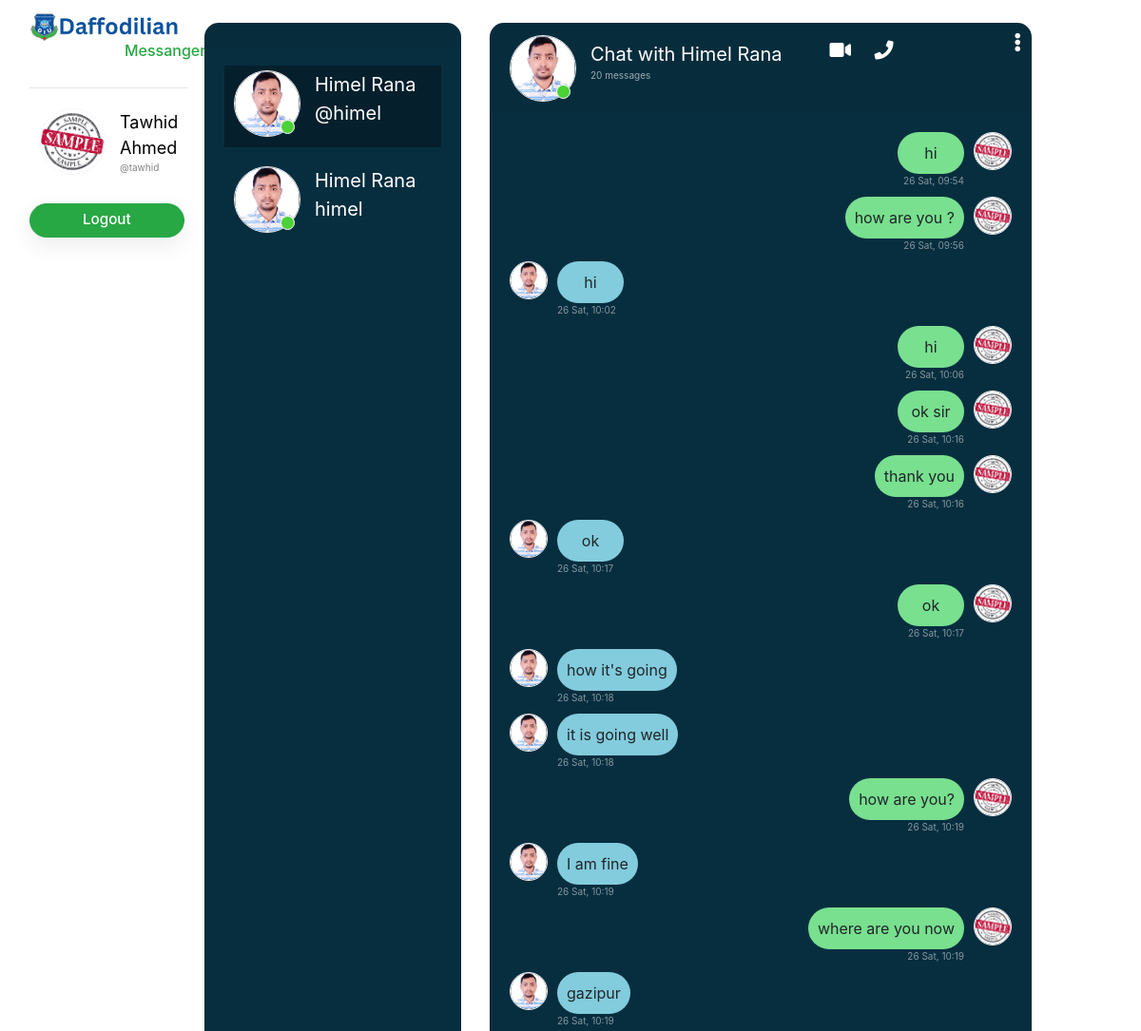
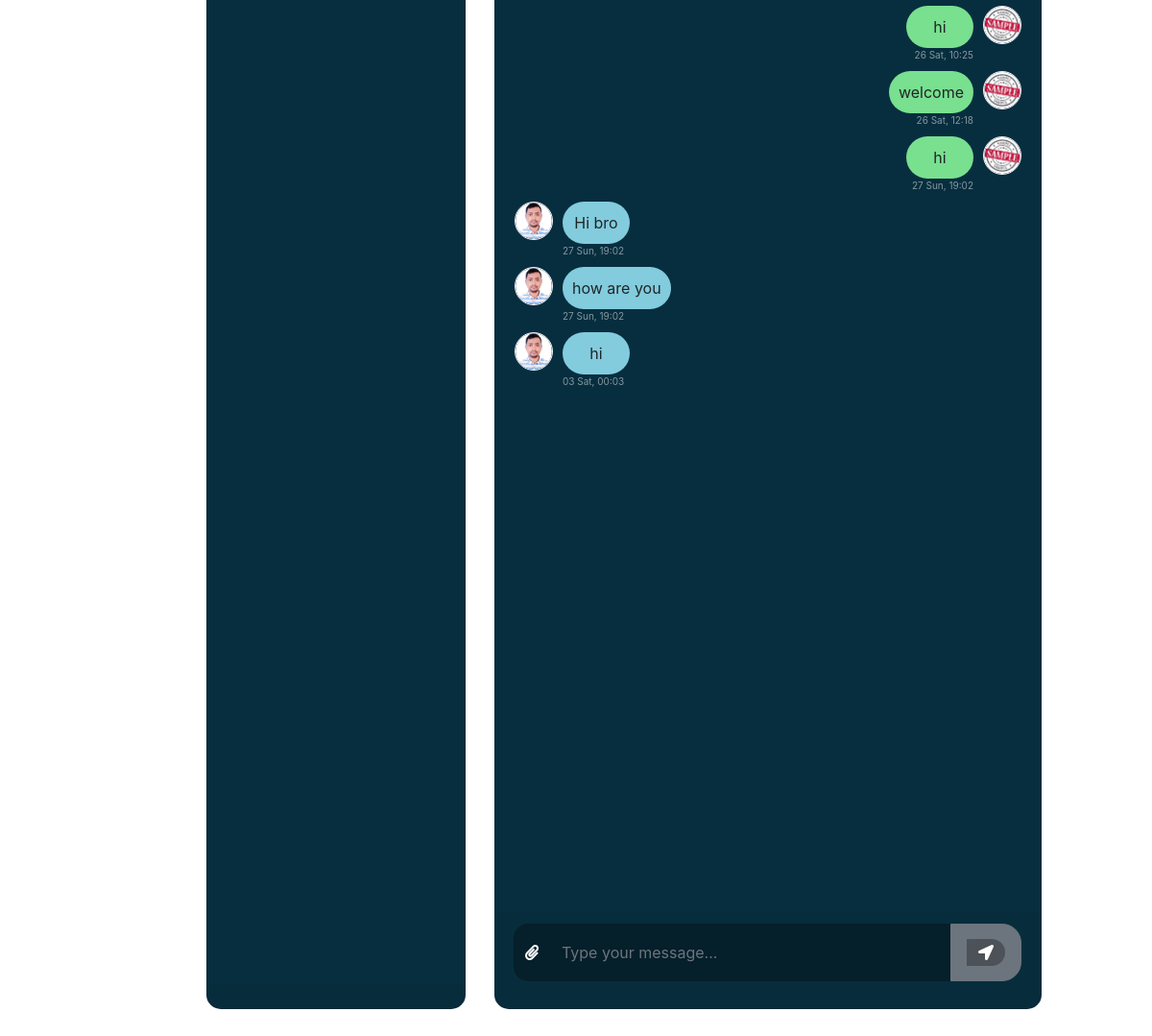
Screenshot of /app/chat/ (signed in) with the database file from the repository (2 pictures, top to bottom).
### network/models.py (models this page shows, shortened)
class User(AbstractUser):
    profile_pic = models.ImageField(upload_to='profile_pic/')
    bio = models.TextField(max_length=160, blank=True, null=True)
    cover = models.ImageField(upload_to='covers/', blank=True)

### chat/models.py (models this page shows)
class Thread(models.Model):
    first_person = models.ForeignKey(User, on_delete=models.CASCADE, null=True, blank=True,
                                     related_name='thread_first_person')
    second_person = models.ForeignKey(User, on_delete=models.CASCADE, null=True, blank=True,
                                      related_name='thread_second_person')
    updated = models.DateTimeField(auto_now=True)
    timestamp = models.DateTimeField(auto_now_add=True)
    objects = ThreadManager()
    class Meta:
        unique_together = ['first_person', 'second_person']

class ChatMessage(models.Model):
    thread = models.ForeignKey(Thread, null=True, blank=True, on_delete=models.CASCADE,
                               related_name='chatmessage_thread')
    user = models.ForeignKey(User, on_delete=models.CASCADE)
    message = models.TextField()
    timestamp = models.DateTimeField(auto_now_add=True)

### chat/views.py (the view)
# urls.py: path('', views.messages_page),
@login_required
def messages_page(request):
    threads = Thread.objects.by_user(user=request.user).prefetch_related('chatmessage_thread').order_by('timestamp')
    context = {
        'Threads': threads
    }
    return render(request, 'messages.html', context)

### chat/models.py (called while the page is built)
    def by_user(self, **kwargs):
        user = kwargs.get('user')
        lookup = Q(first_person=user) | Q(second_person=user)
        qs = self.get_queryset().filter(lookup).distinct()
        return qs

### chat/templates/messages.html (shortened to what this page needs)
{%  load static %}
<html>
	<head>
		<link rel="stylesheet" href="https://stackpath.bootstrapcdn.com/bootstrap/4.1.3/css/bootstrap.min.css">
		<link rel="stylesheet" href="https://use.fontawesome.com/releases/v5.5.0/css/all.css">
		<link rel="stylesheet" type="text/css" href="https://cdnjs.cloudflare.com/ajax/libs/malihu-custom-scrollbar-plugin/3.1.5/jquery.mCustomScrollbar.min.css">
        <link href="{% static 'network/styles.css' %}" rel="stylesheet">
        <link rel="stylesheet" href="{% static 'chat/css/messages.css' %}">
    </head>
	<body>
		<div class="container-fluid h-100">
			<div class="row   h-100 ">
                <div class="col-md-2">
                    <nav class="navbar ">
                        <a href="{% url 'index' %}" class="navbar-brand">
                            <img src="{% static 'network/Images/logo.png' %}" height="31px">
                            <h6 style="padding-left: 100px;color: #28a745;">Messanger</h6>
                        </a>
                        <div style="height: 100%;">
                            <div>
                                 <hr>
                            </div>
                            <div>
                                 <ui class="contacts">
                                   <li class=" ">
                                      <div class="d-flex ">
                                         <div class=" ">
                                            <img src="{{ request.user.profile_pic.url }}" class="rounded-circle user_img">
                                         </div>
                                         <div class="user_info">
                                            <span style="color: black; font-size: 18px;">{{ request.user.first_name }} {{ request.user.last_name }}</span>
                                            <span style="color: gray; font-size: 10px; ">@{{ request.user.username }}</span>
                                         </div>
                                      </div>
                                   </li>
                                </ui>
                            </div>
                            <div style="margin-top: 15%">
                                {% if user.is_authenticated %}
                                    <a href="{% url 'logout' %}" class="btn btn-success new-post-btn">Logout</a>
                                {% endif %}
                            </div>
                        </div>
                    </nav>
                </div>
				<div class="col-md-4 col-xl-3 chat h-90 mt-4">
                    <div class="card mb-sm-3 mb-md-0 contacts_card">
					<div class="card-header">
					</div>
					<div class="card-body contacts_body">
						<ui class="contacts">
                            {% for thread in Threads %}
                                <li class="{% if forloop.first %}active{% endif %} contact-li" chat-id="chat_{{ thread.id }}" style="cursor: pointer">
                                    <div class="d-flex bd-highlight">
                                        <div class="img_cont">
                                            {% if thread.first_person == user %}
                                                <img src="{{ thread.second_person.profile_pic.url }}" class="rounded-circle user_img">
                                            {% else %}
                                                <img src="{{ thread.first_person.profile_pic.url }}" class="rounded-circle user_img">
                                            {% endif %}
                                            <span class="online_icon"></span>
                                        </div>
                                        <div class="user_info">
                                            {% if thread.first_person == user %}
                                                <span>{{ thread.second_person.first_name }} {{ thread.second_person.last_name }}</span>
                                            {% else %}
                                                <span>{{ thread.first_person.first_name }} {{ thread.first_person.last_name }}</span>
                                            {% endif %}
                                            <p>
                                                {% if thread.first_person == user %}
                                                <span>@{{ thread.second_person.username }}</span>
                                                {% else %}
                                                <span>{{ thread.first_person.username }}</span>
                                                {% endif %}
                                            </p>
                                        </div>
                                    </div>
                                </li>
                            {% endfor %}
						</ui>
					</div>
					<div class="card-footer"></div>
				</div></div>
				<div class="col-md-6 col-xl-6 chat h-90 mt-4">
					<div class="card">
                        {% for thread in Threads %}
                            <div class="messages-wrapper  {% if forloop.first %}hide is_active{% else %}hide{% endif %}" chat-id="chat_{{ thread.id }}" other-user-id="
                                        {% if thread.first_person == user %}
                                            {{ thread.second_person.id }}
                                        {% else %}
                                            {{ thread.first_person.id }}
                                        {% endif %}
                                    ">
                                <div class="card-header msg_head">
                                    <div class="d-flex bd-highlight">
                                        <div class="img_cont">
                                            {% if thread.first_person == user %}
                                                <img src="{{ thread.second_person.profile_pic.url }}"  class="rounded-circle user_img">
                                            {% else %}
                                                <img src="{{ thread.first_person.profile_pic.url }}" class="rounded-circle user_img">
                                            {% endif %}
                                            <span class="online_icon"></span>
                                        </div>
                                        <div class="user_info">
                                            {% if thread.first_person == user %}
                                                    <span>Chat with {{ thread.second_person.first_name }} {{ thread.second_person.last_name }}</span>
                                            {% else %}
                                                <span>Chat with {{ thread.first_person.first_name }} {{ thread.first_person.last_name }}</span>
                                            {% endif %}
                                            <p>{{ thread.chatmessage_thread.all.count }} messages</p>
                                        </div>
                                        <div class="video_cam">
                                            <span><i class="fas fa-video"></i></span>
                                            <span><i class="fas fa-phone"></i></span>
                                        </div>
                                    </div>
                                    <span id="action_menu_btn"><i class="fas fa-ellipsis-v"></i></span>
                                </div>
                                <div class="card-body msg_card_body">
                                    {% for chat in thread.chatmessage_thread.all %}
                                        {% if chat.user == user %}
                                            <div class="d-flex mb-4 replied">
                                                <div class="msg_cotainer_send">
                                                    {{ chat.message }}
                                                    <span class="msg_time_send">{{ chat.timestamp|date:"d D" }}, {{ chat.timestamp|time:"H:i" }}</span>
                                                </div>
                                            <div class="img_cont_msg">
                                                {% if thread.first_person == user %}
                                                     <img src="{{ thread.first_person.profile_pic.url }}" style="max-width: 40px; max-height: 40px;" class="rounded-circle user_img">
                                                {% else %}
                                                    <img src="{{ thread.second_person.profile_pic.url }}" style="max-width: 40px; max-height: 40px;" class="rounded-circle user_img">
                                                {% endif %}
                                            </div>
                                        </div>
                                        {% else %}
                                            <div class="d-flex mb-4 received">
                                            <div class="img_cont_msg">
                                                {% if thread.first_person == user %}
                                                     <img src="{{ thread.second_person.profile_pic.url }}" style="max-width: 40px; max-height: 40px;" class="rounded-circle user_img">
                                                {% else %}
                                                    <img src="{{ thread.first_person.profile_pic.url }}"  style="max-width: 40px; max-height: 40px;" class="rounded-circle user_img">
                                                {% endif %}
                                            </div>
                                            <div class="msg_cotainer">
                                                {{ chat.message }}
                                                <span class="msg_time">{{ chat.timestamp|date:"d D" }}, {{ chat.timestamp|time:"H:i" }}</span>
                                            </div>
                                        </div>
                                        {% endif %}
                                    {% endfor %}
                                </div>
					        </div>
                        {% endfor %}
                        <div class="card-footer">
                                <form id="send-message-form">
                                    <div class="input-group">
                                        <div class="input-group-append">
                                            <span class="input-group-text attach_btn"><i class="fas fa-paperclip"></i></span>
                                        </div>
                                        <input type="text" name="" id="input-message" class="form-control type_msg" placeholder="Type your message...">
                                        <div class="input-group-append">
                                            <button class="btn btn-secondary" type="submit">
                                                <span class="input-group-text send_btn">
                                                    <i class="fas fa-location-arrow"></i>
                                                </span>
                                            </button>
                                        </div>
                                </div>
                                </form>
                            </div>
                    </div>
				</div>
			</div>
		</div>
	</body>
</html>

### network/static/network/styles.css (style rules this page uses)
.btn { border-radius: 20px; padding: 0.32rem 1rem 0.375rem 1rem; }
.btn, .btn:focus, .btn:active { box-shadow: none !important; -webkit-box-shadow: none !important; }
.new-post-btn { padding-left: 55px !important; padding-right: 55px !important; font-size: .95em; font-weight: 530; box-shadow: rgba(0, 0, 0, 0.08) 0px 8px 24px !important; }

### network/static/chat/css/messages.css (style rules this page uses)
.card { height: 90%; border-radius: 15px !important; background-color: #072e3f; }
.contacts_body { overflow-y: auto; white-space: nowrap; }
.msg_card_body { overflow-y: auto; max-height: 65%; padding-bottom: 20px; }
.card-header { border-radius: 15px 15px 0 0 !important; border-bottom: 0 !important; }
.card-footer { border-radius: 0 0 15px 15px !important; border-top: 0 !important; bottom: 0; position: absolute; width: 100%; }
.type_msg { background-color: rgba(0, 0, 0, 0.3) !important; border: 0 !important; color: white !important; height: 60px !important; overflow-y: auto; }
.attach_btn { border-radius: 15px 0 0 15px !important; background-color: rgba(0, 0, 0, 0.3) !important; border: 0 !important; color: white !important; cursor: pointer; }
.send_btn { border-radius: 0 15px 15px 0 !important; background-color: rgba(0, 0, 0, 0.3) !important; border: 0 !important; color: white !important; cursor: pointer; }
.contacts { list-style: none; padding: 0; }
.contacts li { width: 100% !important; padding: 5px 10px; margin-bottom: 15px !important; }
.active { background-color: rgba(0, 0, 0, 0.3); }
.user_img { height: 70px; width: 70px; border: 1.5px solid #f5f6fa; }
.img_cont { position: relative; height: 70px; width: 70px; }
.img_cont_msg { height: 40px; width: 40px; }
.online_icon { position: absolute; height: 15px; width: 15px; background-color: #4cd137; border-radius: 50%; bottom: 0.2em; right: 0.4em; border: 1.5px solid white; }
.user_info { margin-top: auto; margin-bottom: auto; margin-left: 15px; }
.user_info span { font-size: 20px; color: white; }
.user_info p { font-size: 10px; color: rgba(255, 255, 255, 0.6); }
.video_cam { margin-left: 50px; margin-top: 5px; }
.video_cam span { color: white; font-size: 20px; cursor: pointer; margin-right: 20px; }
.msg_cotainer { margin-top: auto; margin-bottom: auto; margin-left: 10px; border-radius: 25px; background-color: #82ccdd; padding: 10px; position: relative; min-width: 70px; text-align: center; }
.msg_cotainer_send { min-width: 70px; text-align: center; margin-top: auto; margin-bottom: auto; margin-right: 10px; border-radius: 25px; background-color: #78e08f; padding: 10px; position: relative; }
.msg_time { position: absolute; left: 0; bottom: -15px; color: rgba(255, 255, 255, 0.5); font-size: 10px; }
.msg_time_send { position: absolute; right: 0; bottom: -15px; color: rgba(255, 255, 255, 0.5); font-size: 10px; }
.msg_head { position: relative; }
#action_menu_btn { position: absolute; right: 10px; top: 10px; color: white; cursor: pointer; font-size: 20px; }
.received { justify-content: flex-start; }
.replied { justify-content: flex-end; }
.is_active { display: block !important; }
.hide { display: none; }
.msg_card_body { -ms-overflow-style: none; scrollbar-width: none; }
.messages-wrapper { height: 100%; }

### rows the page displays
User: user.profile_pic (picture), user.first_name "Tawhid", user.last_name "Ahmed", user.username "tawhid"
Thread: second_person.profile_pic (picture), second_person.first_name "Himel", second_person.last_name "Rana", second_person.username "himel", chatmessage_thread.all.count "20"
Thread: first_person.profile_pic (picture), first_person.first_name "Himel", first_person.last_name "Rana", first_person.username "himel"
ChatMessage: message "hi", timestamp "26 Sat", timestamp "09:54", first_person.profile_pic (picture)
ChatMessage: message "how are you ?", timestamp "26 Sat", timestamp "09:56", first_person.profile_pic (picture)
ChatMessage: second_person.profile_pic (picture), message "hi", timestamp "26 Sat", timestamp "10:02"
ChatMessage: message "hi", timestamp "26 Sat", timestamp "10:06", first_person.profile_pic (picture)
ChatMessage: message "ok sir", timestamp "26 Sat", timestamp "10:16", first_person.profile_pic (picture)
ChatMessage: message "thank you", timestamp "26 Sat", timestamp "10:16", first_person.profile_pic (picture)
ChatMessage: second_person.profile_pic (picture), message "ok", timestamp "26 Sat", timestamp "10:17"
ChatMessage: message "ok", timestamp "26 Sat", timestamp "10:17", first_person.profile_pic (picture)
ChatMessage: second_person.profile_pic (picture), message "how it's going", timestamp "26 Sat", timestamp "10:18"
ChatMessage: second_person.profile_pic (picture), message "it is going well", timestamp "26 Sat", timestamp "10:18"
ChatMessage: message "how are you?", timestamp "26 Sat", timestamp "10:19", first_person.profile_pic (picture)
ChatMessage: second_person.profile_pic (picture), message "I am fine", timestamp "26 Sat", timestamp "10:19"
ChatMessage: message "where are you now", timestamp "26 Sat", timestamp "10:19", first_person.profile_pic (picture)
ChatMessage: second_person.profile_pic (picture), message "gazipur", timestamp "26 Sat", timestamp "10:19"
ChatMessage: message "hi", timestamp "26 Sat", timestamp "10:25", first_person.profile_pic (picture)
ChatMessage: message "welcome", timestamp "26 Sat", timestamp "12:18", first_person.profile_pic (picture)
ChatMessage: message "hi", timestamp "27 Sun", timestamp "19:02", first_person.profile_pic (picture)
ChatMessage: second_person.profile_pic (picture), message "Hi bro", timestamp "27 Sun", timestamp "19:02"
ChatMessage: second_person.profile_pic (picture), message "how are you", timestamp "27 Sun", timestamp "19:02"
ChatMessage: second_person.profile_pic (picture), message "hi", timestamp "03 Sat", timestamp "00:03"
